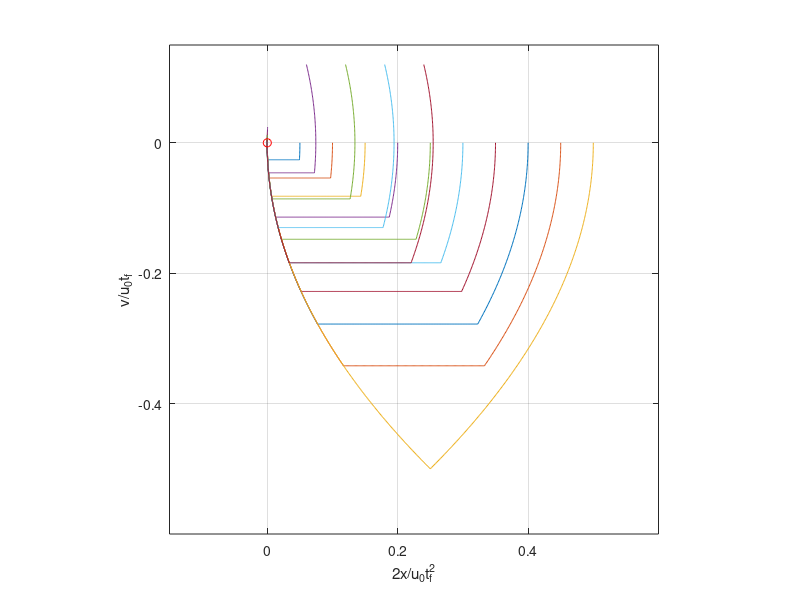

Reproduce this figure in MATLAB.
% Script p9_3_04c.m; min fuel path for DIP using DP solution 
% in form u=u(x,v,x0,v0); if start with u=-1, switch to u=0 
% when 2v reaches the value v0-1+sqrt(1-2v0-v0^2-4x0), then
% switch to u=1 when 2x=v^2;                   8/99, 3/31/02
%
figure(1); clf;
v0=0; N=500; dt=1/N; x0=[.025:.025:.25]; 
for i=1:10, x(1)=x0(i); v(1)=v0; u=-1;
 for k=1:N,
  if 2*v(k)<v0-1+sqrt(1-2*v0-v0^2-4*x0(i)), u=0; end 
  if 2*x(k)-v(k)^2<0, u=1; end
  v(k+1)=v(k)+u*dt; x(k+1)=x(k)+v(k)*dt+u*dt^2/2;
 end
%
figure(1); plot(2*x,v); hold on
end; axis([-.15 .6 -.6 .15]); grid; axis('square') 
%
clear x v x0
v0=.12; x0=[.03:.03:.12];
for i=1:4, x(1)=x0(i); v(1)=v0; u=-1;
 for k=1:N,
  if 2*v(k)<v0-1+sqrt(1-2*v0-v0^2-4*x0(i)), u=0; end 
  if 2*x(k)-v(k)^2<0, u=1; end
  v(k+1)=v(k)+u*dt; x(k+1)=x(k)+v(k)*dt+u*dt^2/2;
 end
%
figure(1); plot(2*x,v); hold on
end; plot(0,0,'ro'); hold off; ylabel('v/u_0t_f')
xlabel('2x/u_0t_f^2')
                   
